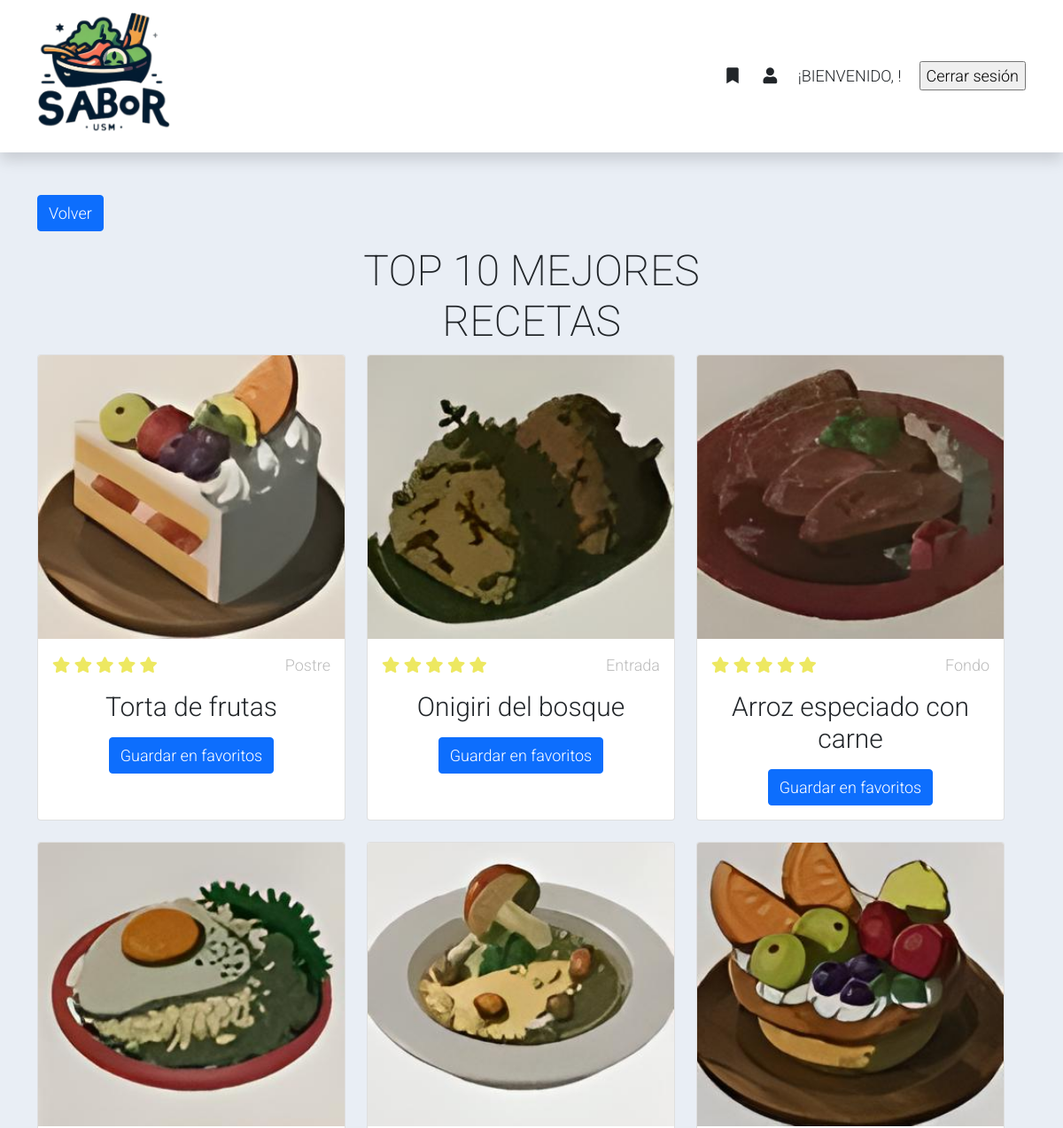
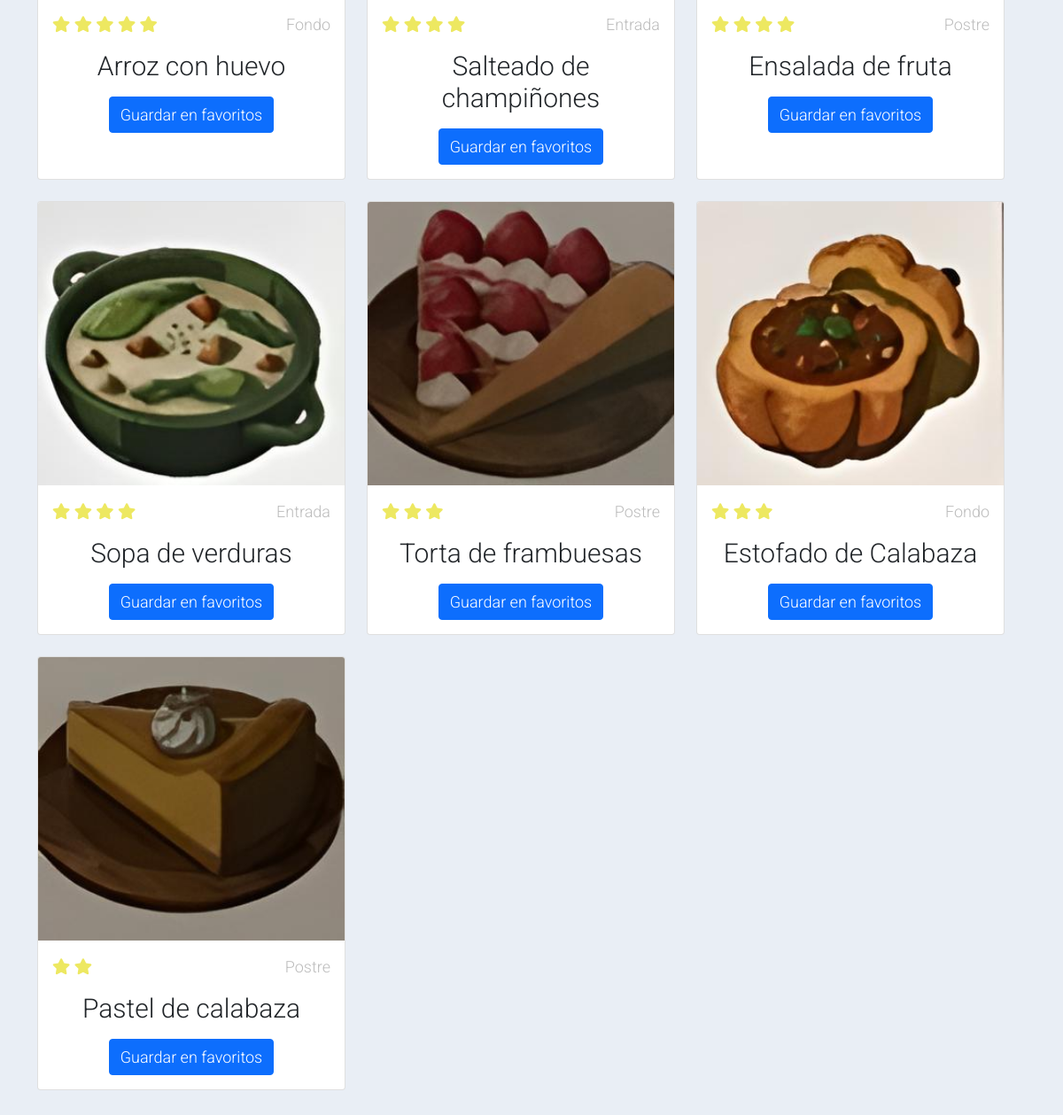
The app's page /PHP/mejores_recetas.php with its own data (2 pictures, top to bottom).
### tables this page shows
CREATE TABLE `recetas` (
  `id_receta` int(11) NOT NULL,
  `nombre` varchar(50) NOT NULL,
  `imagen` varchar(100) NOT NULL,
  `tipo` int(11) NOT NULL,
  `tiempo_prep` int(11) NOT NULL,
  `instrucciones` text NOT NULL,
  `apt_diabeticos` tinyint(1) NOT NULL,
  `apt_intolerantes` tinyint(1) NOT NULL,
  `tiene_gluten` tinyint(1) NOT NULL,
  `vegano` tinyint(1) NOT NULL
);

### PHP/mejores_recetas.php (the view, shortened to what this page needs)
<?php
$conexion = mysqli_connect("localhost", "root", "", "sabor_usm");
$consulta = "SELECT
rec.id_receta,
rec.nombre,
rec.imagen,
rec.tipo,
ROUND(AVG(res.calificacion), 2) AS promedio_calificaciones
FROM
recetas rec
LEFT JOIN
reseñas res ON rec.id_receta = res.id_receta
GROUP BY
rec.id_receta, rec.nombre, rec.imagen, rec.tipo
ORDER BY
promedio_calificaciones DESC
LIMIT
10";
$resultado_consulta = $conexion->query($consulta);
?>
<!DOCTYPE html>
<html lang="en">
<head>
    <link rel="stylesheet" href="assets/css/bootstrap.min.css">
    <link rel="stylesheet" href="assets/css/templatemo.css">
    <link rel="stylesheet" href="assets/css/custom.css">
    <link rel="stylesheet" href="assets/css/fontawesome.min.css">
</head>
<body>
<nav class="navbar navbar-expand-lg navbar-light shadow">
        <div class="container d-flex justify-content-between align-items-center">
            <a class="navbar-brand text-success logo h1 align-self-center" href="home.php">
                <img src="./assets/img/logo.png" style="max-width: 150px;">
            </a>
            <div class="align-self-center collapse navbar-collapse flex-fill  d-lg-flex justify-content-lg-between" id="templatemo_main_nav">
                <div class="navbar align-self-center d-flex">
                    <a class="nav-icon position-relative text-decoration-none" href="favoritos_usuario.php?seccion=home.php">
                        <i class="fa fa-fw fa-bookmark text-dark mr-3"></i>
                    </a>
                    <a class="nav-icon position-relative text-decoration-none" href="info.php">
                        <i class="fa fa-fw fa-user text-dark mr-3"></i>
                    </a>
					<div>
						¡BIENVENIDO, <?php echo $_SESSION['nombre'];?>!
					</div>
                        <div>
							<form action="logout.php" method="post">
          						<input type="submit" value="Cerrar sesión">
       						</form>
						</div>
                </div>
            </div>
        </div>
    </nav>
    <section class="bg-light">
        <div class="container py-5">
        <a href="home.php" class="btn btn-primary">Volver</a>
            <div class="row text-center py-3">
                <div class="col-lg-6 m-auto">
                    <h1 class="h1">TOP 10 MEJORES RECETAS</h1>
            </div>
            <div class="row">
                <?php
                while($fila = $resultado_consulta -> fetch_assoc()){
                    $id_receta = $fila['id_receta'];
                    $nombre_receta = $fila['nombre'];
                    $imagen_receta = $fila['imagen'];
                    $tipo_receta = $fila['tipo'];
                    $promedio_calificaciones = $fila['promedio_calificaciones'];
                    if($tipo_receta == 1){
                        $tipo_receta = "Entrada";
                    }
                    if($tipo_receta == 2){
                        $tipo_receta = "Fondo";
                    }
                    if($tipo_receta == 3){
                        $tipo_receta = "Postre";
                    }
                    echo'
                    <div class="col-12 col-md-4 mb-4">
                        <div class="card h-100">
                            <a href="detalle_receta.php?id_receta=' . $id_receta . '">
                                <img src=" '. $imagen_receta .' " class="card-img-top" alt="..."">
                            </a>
                            <div class="card-body">
                                <ul class="list-unstyled d-flex justify-content-between">
                                    <li>';
                                    for($i = 1; $i <= $promedio_calificaciones; $i++){
                                        echo'
                                        <i class="text-warning fa fa-star"></i>';
                                    }
                                    echo'
                                    </li>
                                    <li class="text-muted text-right">' . $tipo_receta . '</li>
                                </ul>
                                <a href="detalle_receta.php?id_receta=' . $id_receta . '" class="h2 text-decoration-none text-dark">' . $nombre_receta . '</a>
                                <p class="card-text">
                                </p>
                                <a href="añadir_favoritos.php?id_receta=' . $id_receta . '"class="btn btn-primary">Guardar en favoritos</a>
                            </div>
                        </div>
                    </div>';
                }
                ?>
            </div>
        </div>
    </section>
</body>
</html>

### assets/css/templatemo.css (style rules this page uses)
body, ul, li, p, a, label, input, div { font-family: 'Roboto', sans-serif; font-size: 18px !important; font-weight: 300 !important; }
.h1 { font-family: 'Roboto', sans-serif; font-size: 48px !important; font-weight: 200 !important; }
.h2 { font-family: 'Roboto', sans-serif; font-size: 30px !important; font-weight: 300; }
.logo { font-weight: 500 !important; }
.text-warning { color: #ede861 !important; }
.text-muted { color: #bcbcbc !important; }
.text-success { color: #59ab6e !important; }
.bg-light { background-color: #e9eef5 !important; }
#templatemo_main_nav a { color: #212934; }
#templatemo_main_nav .navbar .nav-icon { margin-right: 20px; }

### records on screen
recetas: imagen (picture), tipo "Postre", nombre "Torta de frutas"
recetas: imagen (picture), tipo "Entrada", nombre "Onigiri del bosque"
recetas: imagen (picture), tipo "Fondo", nombre "Arroz especiado con carne"
recetas: imagen (picture), tipo "Fondo", nombre "Arroz con huevo"
recetas: imagen (picture), tipo "Entrada", nombre "Salteado de champiñones"
recetas: imagen (picture), tipo "Postre", nombre "Ensalada de fruta"
recetas: imagen (picture), tipo "Entrada", nombre "Sopa de verduras"
recetas: imagen (picture), tipo "Postre", nombre "Torta de frambuesas"
recetas: imagen (picture), tipo "Fondo", nombre "Estofado de Calabaza"
recetas: imagen (picture), tipo "Postre", nombre "Pastel de calabaza"
